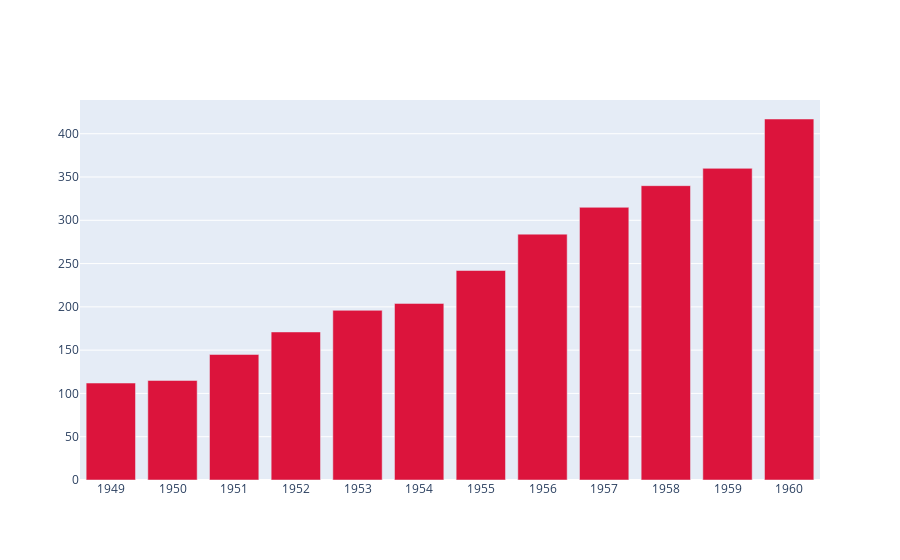

Notebook cell for this chart:
### Code cell
paper.show()

### Figure 1 — Plotly figure (JSON) as saved in the notebook; plotly's stock layout.template omitted (floating-point values rounded to 4 significant figures)
{"data": [{"marker": {"color": "crimson"}, "name": "January", "type": "bar", "visible": true, "x": ["1949", "1950", "1951", "1952", "1953", "1954", "1955", "1956", "1957", "1958", "1959", "1960"], "y": [112, 115, 145, 171, 196, 204, 242, 284, 315, 340, 360, 417]}, {"marker": {"color": "crimson"}, "name": "February", "type": "bar", "visible": false, "x": ["1949", "1950", "1951", "1952", "1953", "1954", "1955", "1956", "1957", "1958", "1959", "1960"], "y": [118, 126, 150, 180, 196, 188, 233, 277, 301, 318, 342, 391]}, {"marker": {"color": "crimson"}, "name": "March", "type": "bar", "visible": false, "x": ["1949", "1950", "1951", "1952", "1953", "1954", "1955", "1956", "1957", "1958", "1959", "1960"], "y": [132, 141, 178, 193, 236, 235, 267, 317, 356, 362, 406, 419]}, {"marker": {"color": "crimson"}, "name": "April", "type": "bar", "visible": false, "x": ["1949", "1950", "1951", "1952", "1953", "1954", "1955", "1956", "1957", "1958", "1959", "1960"], "y": [129, 135, 163, 181, 235, 227, 269, 313, 348, 348, 396, 461]}, {"marker": {"color": "crimson"}, "name": "May", "type": "bar", "visible": false, "x": ["1949", "1950", "1951", "1952", "1953", "1954", "1955", "1956", "1957", "1958", "1959", "1960"], "y": [121, 125, 172, 183, 229, 234, 270, 318, 355, 363, 420, 472]}, {"marker": {"color": "crimson"}, "name": "June", "type": "bar", "visible": false, "x": ["1949", "1950", "1951", "1952", "1953", "1954", "1955", "1956", "1957", "1958", "1959", "1960"], "y": [135, 149, 178, 218, 243, 264, 315, 374, 422, 435, 472, 535]}, {"marker": {"color": "crimson"}, "name": "July", "type": "bar", "visible": false, "x": ["1949", "1950", "1951", "1952", "1953", "1954", "1955", "1956", "1957", "1958", "1959", "1960"], "y": [148, 170, 199, 230, 264, 302, 364, 413, 465, 491, 548, 622]}, {"marker": {"color": "crimson"}, "name": "August", "type": "bar", "visible": false, "x": ["1949", "1950", "1951", "1952", "1953", "1954", "1955", "1956", "1957", "1958", "1959", "1960"], "y": [148, 170, 199, 242, 272, 293, 347, 405, 467, 505, 559, 606]}, {"marker": {"color": "crimson"}, "name": "September", "type": "bar", "visible": false, "x": ["1949", "1950", "1951", "1952", "1953", "1954", "1955", "1956", "1957", "1958", "1959", "1960"], "y": [136, 158, 184, 209, 237, 259, 312, 355, 404, 404, 463, 508]}, {"marker": {"color": "crimson"}, "name": "October", "type": "bar", "visible": false, "x": ["1949", "1950", "1951", "1952", "1953", "1954", "1955", "1956", "1957", "1958", "1959", "1960"], "y": [119, 133, 162, 191, 211, 229, 274, 306, 347, 359, 407, 461]}, {"marker": {"color": "crimson"}, "name": "November", "type": "bar", "visible": false, "x": ["1949", "1950", "1951", "1952", "1953", "1954", "1955", "1956", "1957", "1958", "1959", "1960"], "y": [104, 114, 146, 172, 180, 203, 237, 271, 305, 310, 362, 390]}, {"marker": {"color": "crimson"}, "name": "December", "type": "bar", "visible": false, "x": ["1949", "1950", "1951", "1952", "1953", "1954", "1955", "1956", "1957", "1958", "1959", "1960"], "y": [118, 140, 166, 194, 201, 229, 278, 306, 336, 337, 405, 432]}], "layout": {}}
